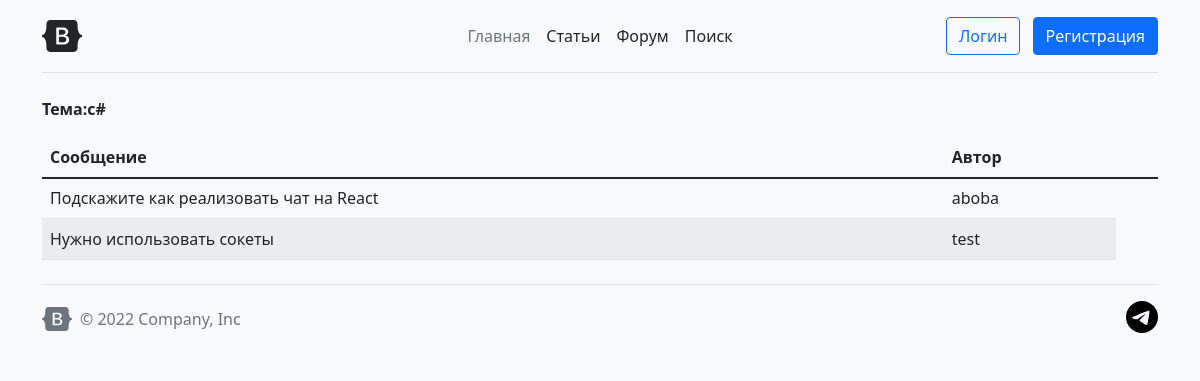
Page /diplom/thread.php?id=3 on the committed database.
### tables this page shows
CREATE TABLE `message` (
  `id` int NOT NULL,
  `topic_id` int NOT NULL,
  `user_id` int NOT NULL,
  `text` text NOT NULL
);

CREATE TABLE `users` (
  `user_id` int NOT NULL,
  `user_login` varchar(30) NOT NULL,
  `user_password` varchar(60) NOT NULL,
  `token` varchar(200) NOT NULL,
  `Usertype` int DEFAULT '0'
);

CREATE TABLE `forumtheme` (
  `id` int NOT NULL,
  `name` varchar(255) NOT NULL,
  `date` timestamp NOT NULL DEFAULT CURRENT_TIMESTAMP,
  `topicstarter` int NOT NULL
);

### diplom/thread.php (the view, shortened to what this page needs)
<?php
$mysqli= new mysqli("localhost", "root", "", "diploma");
?>
<?php include("header.php");?>
<div class="container">
    <div >
        <table class="table table-striped">
            <thead>
            <tr>
                <th scope="col">Сообщение</th>
                <th scope="col">Автор </th>
                <th scope="col"></th>
            </tr>
            </thead>
            <tr>
                <?php
                if (isset($_GET['id'])){
                    $ThreadID=$_GET['id'];
                $sql = "select message.text as текст,forumtheme.name as тема,users.user_login as имя, users.user_id as айди, message.id as сообщение from message,forumtheme,users
                where (message.user_id=users.user_id) and (message.topic_id=forumtheme.id) and (topic_id=$ThreadID)";
                if($result = $mysqli->query($sql)){
                    foreach($result as $row){
                        echo "<tr>";
                        echo "<td>" . $row["текст"] . "</td>";
                        echo "<td>" . $row["имя"] . "</td>";
                        echo "</tr>";
                    }
                    foreach($result as $row) {$name2=$row["тема"];
                        echo "<p><strong>Тема:$name2</strong></p>";break;
                    }
                    echo "</table>";
                } else{
                    echo "Ошибка: " . $mysqli->error;
                }}
                ?>
    </div>
</div>
<?php include("footer.php");?>
</body>
</html>

### rows in the picture
message: text "Подскажите как реализовать чат на React", user.user_login "aboba", topic.name "c#"
message: text "Нужно использовать сокеты", user.user_login "test"
